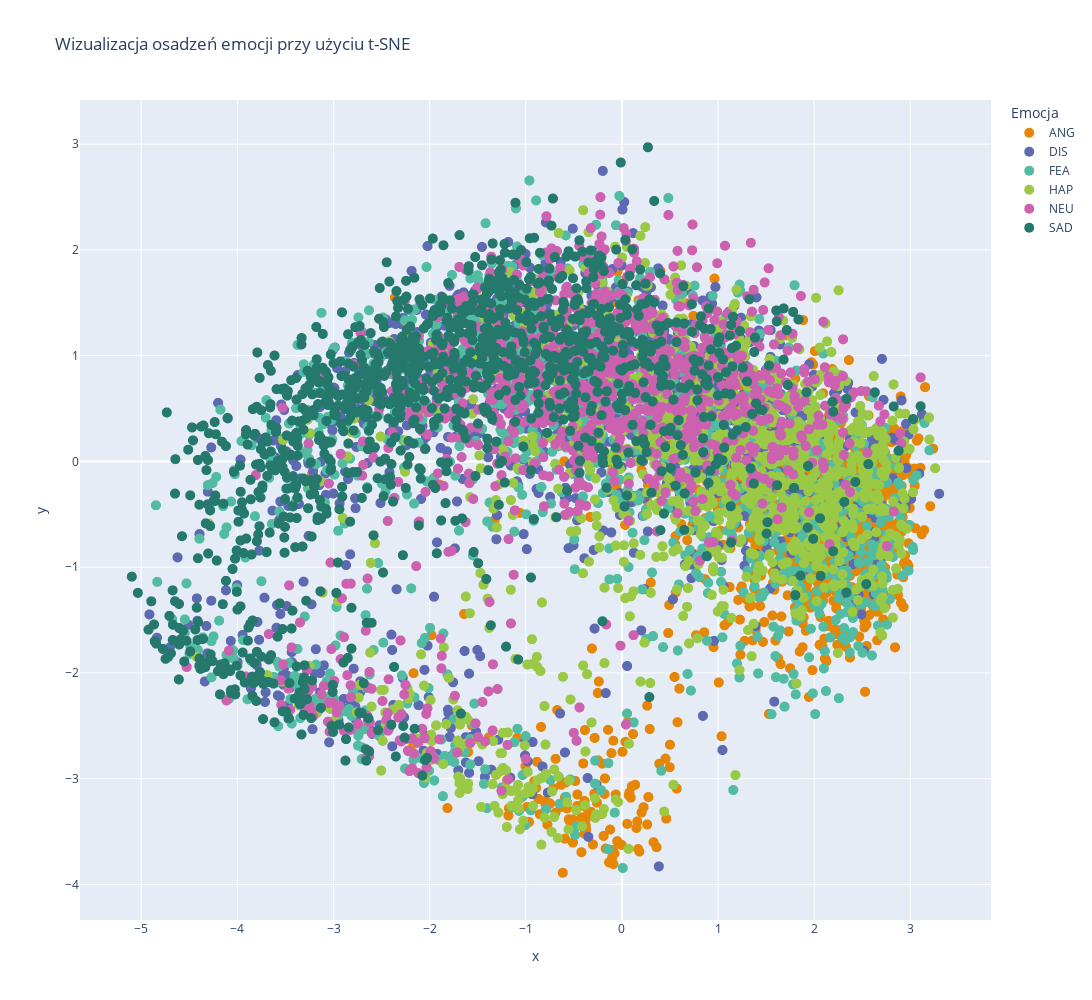

Source (notebook cell):
### Code cell
plot_embeddings(embeddings, emos, files, 'pca')

### Figure 1 — Plotly figure (JSON) as saved in the notebook; plotly's stock layout.template omitted (floating-point values rounded to 4 significant figures; data arrays with more than 128 entries replaced by an {"elided": "..."} marker saying what was removed)
{"data": [{"hovertemplate": "<b>%{hovertext}</b><br><br>Emocja=ANG<br>x=%{x}<br>y=%{y}<extra></extra>", "hovertext": {"elided": "1271 str values"}, "legendgroup": "ANG", "marker": {"color": "rgb(229, 134, 6)", "size": 10, "symbol": "circle"}, "mode": "markers", "name": "ANG", "showlegend": true, "type": "scattergl", "x": {"elided": "1271 float values"}, "xaxis": "x", "y": {"elided": "1271 float values"}, "yaxis": "y"}, {"hovertemplate": "<b>%{hovertext}</b><br><br>Emocja=DIS<br>x=%{x}<br>y=%{y}<extra></extra>", "hovertext": {"elided": "1271 str values"}, "legendgroup": "DIS", "marker": {"color": "rgb(93, 105, 177)", "size": 10, "symbol": "circle"}, "mode": "markers", "name": "DIS", "showlegend": true, "type": "scattergl", "x": {"elided": "1271 float values"}, "xaxis": "x", "y": {"elided": "1271 float values"}, "yaxis": "y"}, {"hovertemplate": "<b>%{hovertext}</b><br><br>Emocja=FEA<br>x=%{x}<br>y=%{y}<extra></extra>", "hovertext": {"elided": "1271 str values"}, "legendgroup": "FEA", "marker": {"color": "rgb(82, 188, 163)", "size": 10, "symbol": "circle"}, "mode": "markers", "name": "FEA", "showlegend": true, "type": "scattergl", "x": {"elided": "1271 float values"}, "xaxis": "x", "y": {"elided": "1271 float values"}, "yaxis": "y"}, {"hovertemplate": "<b>%{hovertext}</b><br><br>Emocja=HAP<br>x=%{x}<br>y=%{y}<extra></extra>", "hovertext": {"elided": "1271 str values"}, "legendgroup": "HAP", "marker": {"color": "rgb(153, 201, 69)", "size": 10, "symbol": "circle"}, "mode": "markers", "name": "HAP", "showlegend": true, "type": "scattergl", "x": {"elided": "1271 float values"}, "xaxis": "x", "y": {"elided": "1271 float values"}, "yaxis": "y"}, {"hovertemplate": "<b>%{hovertext}</b><br><br>Emocja=NEU<br>x=%{x}<br>y=%{y}<extra></extra>", "hovertext": {"elided": "1087 str values"}, "legendgroup": "NEU", "marker": {"color": "rgb(204, 97, 176)", "size": 10, "symbol": "circle"}, "mode": "markers", "name": "NEU", "showlegend": true, "type": "scattergl", "x": {"elided": "1087 float values"}, "xaxis": "x", "y": {"elided": "1087 float values"}, "yaxis": "y"}, {"hovertemplate": "<b>%{hovertext}</b><br><br>Emocja=SAD<br>x=%{x}<br>y=%{y}<extra></extra>", "hovertext": {"elided": "1271 str values"}, "legendgroup": "SAD", "marker": {"color": "rgb(36, 121, 108)", "size": 10, "symbol": "circle"}, "mode": "markers", "name": "SAD", "showlegend": true, "type": "scattergl", "x": {"elided": "1271 float values"}, "xaxis": "x", "y": {"elided": "1271 float values"}, "yaxis": "y"}], "layout": {"height": 1000, "legend": {"title": {"text": "Emocja"}, "tracegroupgap": 0}, "title": {"text": "Wizualizacja osadzeń emocji przy użyciu t-SNE"}, "width": 1600, "xaxis": {"anchor": "y", "domain": [0, 1], "title": {"text": "x"}}, "yaxis": {"anchor": "x", "domain": [0, 1], "title": {"text": "y"}}}}
